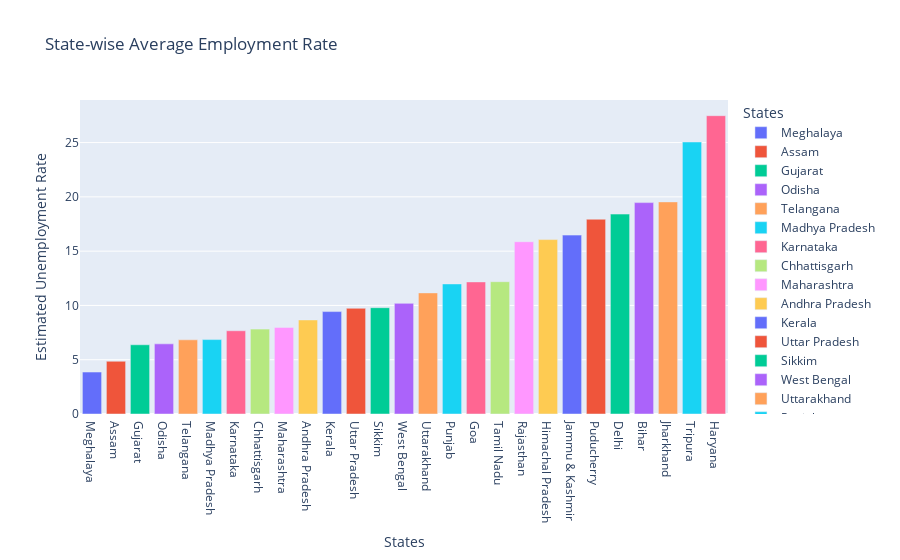

The cell this chart's notebook holds for it:
### Code cell
# Plotting a "Bar-plot" to find the "average unemployment rate in each state"
newDF = df[['Estimated Unemployment Rate','States']]

# Grouping the dataframe by 'States' and finding the corresponding 'mean'
newDF = newDF.groupby('States').mean().reset_index()

# Sorting the values in the dataframe
newDF = newDF.sort_values('Estimated Unemployment Rate')

fig = px.bar(newDF, 
             x='States',
             y='Estimated Unemployment Rate',
             color='States',
             title='State-wise Average Employment Rate')
fig.show()

### Figure 1 — Plotly figure (JSON) as saved in the notebook; plotly's stock layout.template omitted (floating-point values rounded to 4 significant figures)
{"data": [{"alignmentgroup": "True", "hovertemplate": "States=%{x}<br>Estimated Unemployment Rate=%{y}<extra></extra>", "legendgroup": "Meghalaya", "marker": {"color": "#636efa", "pattern": {"shape": ""}}, "name": "Meghalaya", "offsetgroup": "Meghalaya", "orientation": "v", "showlegend": true, "textposition": "auto", "type": "bar", "x": ["Meghalaya"], "xaxis": "x", "y": [3.866], "yaxis": "y"}, {"alignmentgroup": "True", "hovertemplate": "States=%{x}<br>Estimated Unemployment Rate=%{y}<extra></extra>", "legendgroup": "Assam", "marker": {"color": "#EF553B", "pattern": {"shape": ""}}, "name": "Assam", "offsetgroup": "Assam", "orientation": "v", "showlegend": true, "textposition": "auto", "type": "bar", "x": ["Assam"], "xaxis": "x", "y": [4.856], "yaxis": "y"}, {"alignmentgroup": "True", "hovertemplate": "States=%{x}<br>Estimated Unemployment Rate=%{y}<extra></extra>", "legendgroup": "Gujarat", "marker": {"color": "#00cc96", "pattern": {"shape": ""}}, "name": "Gujarat", "offsetgroup": "Gujarat", "orientation": "v", "showlegend": true, "textposition": "auto", "type": "bar", "x": ["Gujarat"], "xaxis": "x", "y": [6.376], "yaxis": "y"}, {"alignmentgroup": "True", "hovertemplate": "States=%{x}<br>Estimated Unemployment Rate=%{y}<extra></extra>", "legendgroup": "Odisha", "marker": {"color": "#ab63fa", "pattern": {"shape": ""}}, "name": "Odisha", "offsetgroup": "Odisha", "orientation": "v", "showlegend": true, "textposition": "auto", "type": "bar", "x": ["Odisha"], "xaxis": "x", "y": [6.462], "yaxis": "y"}, {"alignmentgroup": "True", "hovertemplate": "States=%{x}<br>Estimated Unemployment Rate=%{y}<extra></extra>", "legendgroup": "Telangana", "marker": {"color": "#FFA15A", "pattern": {"shape": ""}}, "name": "Telangana", "offsetgroup": "Telangana", "orientation": "v", "showlegend": true, "textposition": "auto", "type": "bar", "x": ["Telangana"], "xaxis": "x", "y": [6.833], "yaxis": "y"}, {"alignmentgroup": "True", "hovertemplate": "States=%{x}<br>Estimated Unemployment Rate=%{y}<extra></extra>", "legendgroup": "Madhya Pradesh", "marker": {"color": "#19d3f3", "pattern": {"shape": ""}}, "name": "Madhya Pradesh", "offsetgroup": "Madhya Pradesh", "orientation": "v", "showlegend": true, "textposition": "auto", "type": "bar", "x": ["Madhya Pradesh"], "xaxis": "x", "y": [6.854], "yaxis": "y"}, {"alignmentgroup": "True", "hovertemplate": "States=%{x}<br>Estimated Unemployment Rate=%{y}<extra></extra>", "legendgroup": "Karnataka", "marker": {"color": "#FF6692", "pattern": {"shape": ""}}, "name": "Karnataka", "offsetgroup": "Karnataka", "orientation": "v", "showlegend": true, "textposition": "auto", "type": "bar", "x": ["Karnataka"], "xaxis": "x", "y": [7.668], "yaxis": "y"}, {"alignmentgroup": "True", "hovertemplate": "States=%{x}<br>Estimated Unemployment Rate=%{y}<extra></extra>", "legendgroup": "Chhattisgarh", "marker": {"color": "#B6E880", "pattern": {"shape": ""}}, "name": "Chhattisgarh", "offsetgroup": "Chhattisgarh", "orientation": "v", "showlegend": true, "textposition": "auto", "type": "bar", "x": ["Chhattisgarh"], "xaxis": "x", "y": [7.819], "yaxis": "y"}, {"alignmentgroup": "True", "hovertemplate": "States=%{x}<br>Estimated Unemployment Rate=%{y}<extra></extra>", "legendgroup": "Maharashtra", "marker": {"color": "#FF97FF", "pattern": {"shape": ""}}, "name": "Maharashtra", "offsetgroup": "Maharashtra", "orientation": "v", "showlegend": true, "textposition": "auto", "type": "bar", "x": ["Maharashtra"], "xaxis": "x", "y": [7.979], "yaxis": "y"}, {"alignmentgroup": "True", "hovertemplate": "States=%{x}<br>Estimated Unemployment Rate=%{y}<extra></extra>", "legendgroup": "Andhra Pradesh", "marker": {"color": "#FECB52", "pattern": {"shape": ""}}, "name": "Andhra Pradesh", "offsetgroup": "Andhra Pradesh", "orientation": "v", "showlegend": true, "textposition": "auto", "type": "bar", "x": ["Andhra Pradesh"], "xaxis": "x", "y": [8.664], "yaxis": "y"}, {"alignmentgroup": "True", "hovertemplate": "States=%{x}<br>Estimated Unemployment Rate=%{y}<extra></extra>", "legendgroup": "Kerala", "marker": {"color": "#636efa", "pattern": {"shape": ""}}, "name": "Kerala", "offsetgroup": "Kerala", "orientation": "v", "showlegend": true, "textposition": "auto", "type": "bar", "x": ["Kerala"], "xaxis": "x", "y": [9.434], "yaxis": "y"}, {"alignmentgroup": "True", "hovertemplate": "States=%{x}<br>Estimated Unemployment Rate=%{y}<extra></extra>", "legendgroup": "Uttar Pradesh", "marker": {"color": "#EF553B", "pattern": {"shape": ""}}, "name": "Uttar Pradesh", "offsetgroup": "Uttar Pradesh", "orientation": "v", "showlegend": true, "textposition": "auto", "type": "bar", "x": ["Uttar Pradesh"], "xaxis": "x", "y": [9.737], "yaxis": "y"}, {"alignmentgroup": "True", "hovertemplate": "States=%{x}<br>Estimated Unemployment Rate=%{y}<extra></extra>", "legendgroup": "Sikkim", "marker": {"color": "#00cc96", "pattern": {"shape": ""}}, "name": "Sikkim", "offsetgroup": "Sikkim", "orientation": "v", "showlegend": true, "textposition": "auto", "type": "bar", "x": ["Sikkim"], "xaxis": "x", "y": [9.793], "yaxis": "y"}, {"alignmentgroup": "True", "hovertemplate": "States=%{x}<br>Estimated Unemployment Rate=%{y}<extra></extra>", "legendgroup": "West Bengal", "marker": {"color": "#ab63fa", "pattern": {"shape": ""}}, "name": "West Bengal", "offsetgroup": "West Bengal", "orientation": "v", "showlegend": true, "textposition": "auto", "type": "bar", "x": ["West Bengal"], "xaxis": "x", "y": [10.19], "yaxis": "y"}, {"alignmentgroup": "True", "hovertemplate": "States=%{x}<br>Estimated Unemployment Rate=%{y}<extra></extra>", "legendgroup": "Uttarakhand", "marker": {"color": "#FFA15A", "pattern": {"shape": ""}}, "name": "Uttarakhand", "offsetgroup": "Uttarakhand", "orientation": "v", "showlegend": true, "textposition": "auto", "type": "bar", "x": ["Uttarakhand"], "xaxis": "x", "y": [11.16], "yaxis": "y"}, {"alignmentgroup": "True", "hovertemplate": "States=%{x}<br>Estimated Unemployment Rate=%{y}<extra></extra>", "legendgroup": "Punjab", "marker": {"color": "#19d3f3", "pattern": {"shape": ""}}, "name": "Punjab", "offsetgroup": "Punjab", "orientation": "v", "showlegend": true, "textposition": "auto", "type": "bar", "x": ["Punjab"], "xaxis": "x", "y": [11.98], "yaxis": "y"}, {"alignmentgroup": "True", "hovertemplate": "States=%{x}<br>Estimated Unemployment Rate=%{y}<extra></extra>", "legendgroup": "Goa", "marker": {"color": "#FF6692", "pattern": {"shape": ""}}, "name": "Goa", "offsetgroup": "Goa", "orientation": "v", "showlegend": true, "textposition": "auto", "type": "bar", "x": ["Goa"], "xaxis": "x", "y": [12.17], "yaxis": "y"}, {"alignmentgroup": "True", "hovertemplate": "States=%{x}<br>Estimated Unemployment Rate=%{y}<extra></extra>", "legendgroup": "Tamil Nadu", "marker": {"color": "#B6E880", "pattern": {"shape": ""}}, "name": "Tamil Nadu", "offsetgroup": "Tamil Nadu", "orientation": "v", "showlegend": true, "textposition": "auto", "type": "bar", "x": ["Tamil Nadu"], "xaxis": "x", "y": [12.19], "yaxis": "y"}, {"alignmentgroup": "True", "hovertemplate": "States=%{x}<br>Estimated Unemployment Rate=%{y}<extra></extra>", "legendgroup": "Rajasthan", "marker": {"color": "#FF97FF", "pattern": {"shape": ""}}, "name": "Rajasthan", "offsetgroup": "Rajasthan", "orientation": "v", "showlegend": true, "textposition": "auto", "type": "bar", "x": ["Rajasthan"], "xaxis": "x", "y": [15.87], "yaxis": "y"}, {"alignmentgroup": "True", "hovertemplate": "States=%{x}<br>Estimated Unemployment Rate=%{y}<extra></extra>", "legendgroup": "Himachal Pradesh", "marker": {"color": "#FECB52", "pattern": {"shape": ""}}, "name": "Himachal Pradesh", "offsetgroup": "Himachal Pradesh", "orientation": "v", "showlegend": true, "textposition": "auto", "type": "bar", "x": ["Himachal Pradesh"], "xaxis": "x", "y": [16.07], "yaxis": "y"}, {"alignmentgroup": "True", "hovertemplate": "States=%{x}<br>Estimated Unemployment Rate=%{y}<extra></extra>", "legendgroup": "Jammu & Kashmir", "marker": {"color": "#636efa", "pattern": {"shape": ""}}, "name": "Jammu & Kashmir", "offsetgroup": "Jammu & Kashmir", "orientation": "v", "showlegend": true, "textposition": "auto", "type": "bar", "x": ["Jammu & Kashmir"], "xaxis": "x", "y": [16.48], "yaxis": "y"}, {"alignmentgroup": "True", "hovertemplate": "States=%{x}<br>Estimated Unemployment Rate=%{y}<extra></extra>", "legendgroup": "Puducherry", "marker": {"color": "#EF553B", "pattern": {"shape": ""}}, "name": "Puducherry", "offsetgroup": "Puducherry", "orientation": "v", "showlegend": true, "textposition": "auto", "type": "bar", "x": ["Puducherry"], "xaxis": "x", "y": [17.94], "yaxis": "y"}, {"alignmentgroup": "True", "hovertemplate": "States=%{x}<br>Estimated Unemployment Rate=%{y}<extra></extra>", "legendgroup": "Delhi", "marker": {"color": "#00cc96", "pattern": {"shape": ""}}, "name": "Delhi", "offsetgroup": "Delhi", "orientation": "v", "showlegend": true, "textposition": "auto", "type": "bar", "x": ["Delhi"], "xaxis": "x", "y": [18.41], "yaxis": "y"}, {"alignmentgroup": "True", "hovertemplate": "States=%{x}<br>Estimated Unemployment Rate=%{y}<extra></extra>", "legendgroup": "Bihar", "marker": {"color": "#ab63fa", "pattern": {"shape": ""}}, "name": "Bihar", "offsetgroup": "Bihar", "orientation": "v", "showlegend": true, "textposition": "auto", "type": "bar", "x": ["Bihar"], "xaxis": "x", "y": [19.47], "yaxis": "y"}, {"alignmentgroup": "True", "hovertemplate": "States=%{x}<br>Estimated Unemployment Rate=%{y}<extra></extra>", "legendgroup": "Jharkhand", "marker": {"color": "#FFA15A", "pattern": {"shape": ""}}, "name": "Jharkhand", "offsetgroup": "Jharkhand", "orientation": "v", "showlegend": true, "textposition": "auto", "type": "bar", "x": ["Jharkhand"], "xaxis": "x", "y": [19.54], "yaxis": "y"}, {"alignmentgroup": "True", "hovertemplate": "States=%{x}<br>Estimated Unemployment Rate=%{y}<extra></extra>", "legendgroup": "Tripura", "marker": {"color": "#19d3f3", "pattern": {"shape": ""}}, "name": "Tripura", "offsetgroup": "Tripura", "orientation": "v", "showlegend": true, "textposition": "auto", "type": "bar", "x": ["Tripura"], "xaxis": "x", "y": [25.05], "yaxis": "y"}, {"alignmentgroup": "True", "hovertemplate": "States=%{x}<br>Estimated Unemployment Rate=%{y}<extra></extra>", "legendgroup": "Haryana", "marker": {"color": "#FF6692", "pattern": {"shape": ""}}, "name": "Haryana", "offsetgroup": "Haryana", "orientation": "v", "showlegend": true, "textposition": "auto", "type": "bar", "x": ["Haryana"], "xaxis": "x", "y": [27.48], "yaxis": "y"}], "layout": {"barmode": "relative", "legend": {"title": {"text": "States"}, "tracegroupgap": 0}, "title": {"text": "State-wise Average Employment Rate"}, "xaxis": {"anchor": "y", "categoryarray": ["Meghalaya", "Assam", "Gujarat", "Odisha", "Telangana", "Madhya Pradesh", "Karnataka", "Chhattisgarh", "Maharashtra", "Andhra Pradesh", "Kerala", "Uttar Pradesh", "Sikkim", "West Bengal", "Uttarakhand", "Punjab", "Goa", "Tamil Nadu", "Rajasthan", "Himachal Pradesh", "Jammu & Kashmir", "Puducherry", "Delhi", "Bihar", "Jharkhand", "Tripura", "Haryana"], "categoryorder": "array", "domain": [0, 1], "title": {"text": "States"}}, "yaxis": {"anchor": "x", "domain": [0, 1], "title": {"text": "Estimated Unemployment Rate"}}}}
